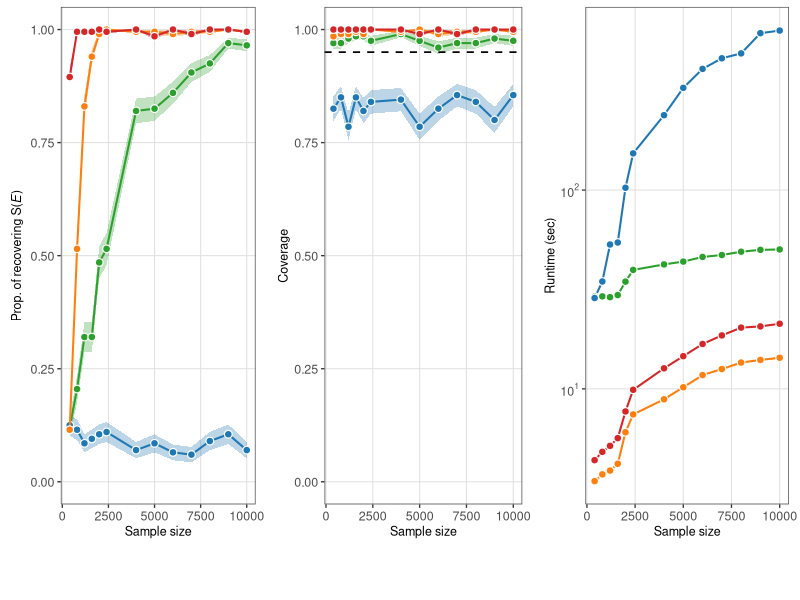
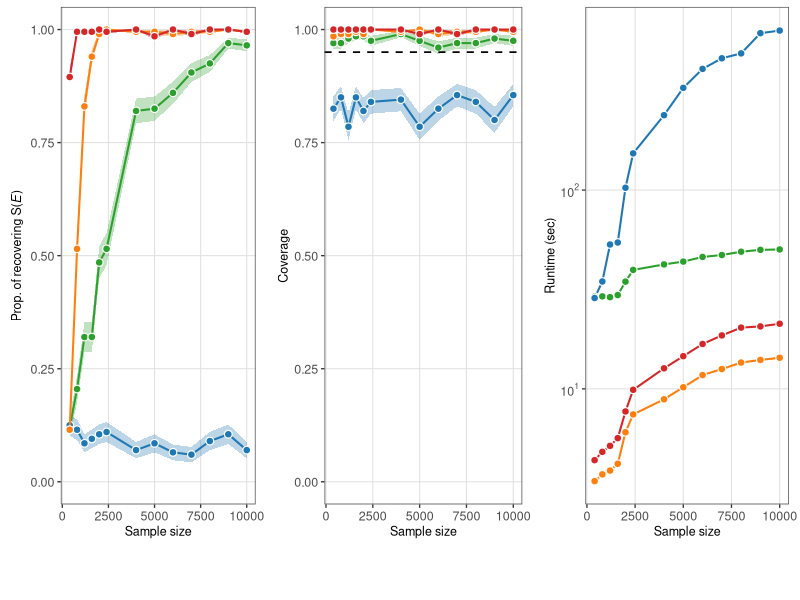

Write the R code that produced these figures, in order.
# Execute with Rscript from any working directory.
script_path=sub('^--file=','',grep('^--file=',commandArgs(FALSE),value=TRUE)[1])
if(!is.na(script_path)) setwd(dirname(normalizePath(script_path)))
dir.create('figures',showWarnings=FALSE)
pdf('figures/plot_fig05.pdf',width=10,height=5.5)
library(dplyr)
library(ggplot2)
library(tidyverse)
library(cowplot)

tab <- read.csv("results/RS.csv", header=FALSE) %>%
  set_names(c("n", "l", "method", "len", "get0",
              "coverage", "invariant", "fd", "time"))

method_levels <- c("MIP-test-2", "MIP-test-4", "ICP", "WVM")

cols <- c(
  "MIP-test-2"="#FF7F0E", "MIP-test-4"="#D62728",
  "ICP"="#2CA02C", "WVM"="#1F77B4"
)

pointsize <- 2.2
linewidth <- .7
se <- function(x) {
  x <- x[is.finite(x)]
  if (length(x) > 1) sd(x)/sqrt(length(x)) else 0
}

# Data
df <- tab %>%
  mutate(
    n=as.numeric(n),
    method=recode(method, "Wasserstein"="WVM"),
    method=factor(method, levels=method_levels),
    across(c(get0, coverage, invariant),
           ~ as.numeric(tolower(as.character(.x))=="true")),
    time=as.numeric(time)
  ) %>%
  filter(!is.na(method)) %>%
  group_by(n, method) %>%
  summarise(
    get0_se=se(get0), get0_mean=mean(get0, na.rm=TRUE),
    cov_se=se(coverage), cov_mean=mean(coverage, na.rm=TRUE),
    time_se=se(time), time_mean=mean(time, na.rm=TRUE),
    .groups="drop"
  ) %>%
  mutate(
    get0_lo=pmax(0, get0_mean-get0_se),
    get0_hi=pmin(1, get0_mean+get0_se),
    cov_lo=pmax(0, cov_mean-cov_se),
    cov_hi=pmin(1, cov_mean+cov_se),
    time_lo=pmax(time_mean-time_se, 1e-12),
    time_hi=time_mean+time_se
  )

col_scale <- scale_color_manual(NULL, values=cols, limits=method_levels, drop=FALSE)
fill_scale <- scale_fill_manual(NULL, values=cols, limits=method_levels, drop=FALSE)

base_theme <- theme_bw(base_size=10) +
  theme(
    axis.title=element_text(size=9), axis.text=element_text(size=9),
    panel.grid.major=element_line(color="grey88", linewidth=.35),
    panel.grid.minor=element_blank(),
    panel.border=element_rect(color="grey30", linewidth=.5),
    plot.margin=margin(5, 8, 5, 8),
    legend.position="none"
  )

# Draw: other methods -> MIP-test-2 -> MIP-test-4
add_layers <- function(d, y, lo, hi) {
  ds <- list(
    d %>% filter(!method %in% c("MIP-test-2", "MIP-test-4")),
    d %>% filter(method=="MIP-test-2"),
    d %>% filter(method=="MIP-test-4")
  )
  
  c(
    lapply(ds, \(z)
           geom_ribbon(
             data=z, aes(x=n, ymin=.data[[lo]], ymax=.data[[hi]], fill=method),
             alpha=.3, color=NA
           )),
    unlist(lapply(ds, \(z) list(
      geom_line(
        data=z, aes(x=n, y=.data[[y]], color=method, group=method),
        linewidth=linewidth
      ),
      geom_point(
        data=z, aes(x=n, y=.data[[y]], fill=method),
        shape=21, size=pointsize, stroke=.6, color="white"
      )
    )), recursive=FALSE)
  )
}

d1 <- df %>% filter(is.finite(get0_mean))
d2 <- df %>% filter(is.finite(cov_mean))
d3 <- df %>% filter(is.finite(time_mean), time_mean > 0)

p1 <- ggplot() +
  add_layers(d1, "get0_mean", "get0_lo", "get0_hi") +
  col_scale + fill_scale +
  scale_y_continuous(limits=c(0, 1)) +
  labs(
    x="Sample size",
    y=expression("Prop. of recovering " * S * "(" * italic(E) * ")")
  ) +
  base_theme

p2 <- ggplot() +
  add_layers(d2, "cov_mean", "cov_lo", "cov_hi") +
  geom_hline(yintercept=.95, linetype="dashed", linewidth=.6) +
  col_scale + fill_scale +
  scale_y_continuous(limits=c(0, 1)) +
  labs(x="Sample size", y="Coverage") +
  base_theme

p3 <- ggplot() +
  add_layers(d3, "time_mean", "time_lo", "time_hi") +
  col_scale + fill_scale +
  scale_y_log10(
    breaks=10^(-2:4),
    labels=scales::label_log(base=10)
  ) +
  labs(x="Sample size", y="Runtime (sec)") +
  base_theme

# Common legend with white point borders
legend_df <- expand_grid(
  method=factor(method_levels, levels=method_levels),
  x=c(1, 2)
) %>% mutate(y=1)

legend <- get_legend(
  ggplot(legend_df, aes(x, y, group=method)) +
    geom_line(aes(color=method), linewidth=linewidth) +
    geom_point(
      aes(fill=method),
      shape=21, size=pointsize, stroke=.6, color="white"
    ) +
    col_scale + fill_scale +
    theme_void() +
    theme(
      legend.position="bottom",
      legend.text=element_text(size=9),
      legend.key.width=grid::unit(1.1, "cm")
    ) +
    guides(
      color=guide_legend(nrow=1, byrow=TRUE),
      fill=guide_legend(nrow=1, byrow=TRUE)
    )
)

panels <- plot_grid(p1, p2, p3, nrow=1, align="h")
final_plot <- plot_grid(panels, legend, ncol=1, rel_heights=c(1, .1))

final_plot


print(final_plot)
dev.off()
